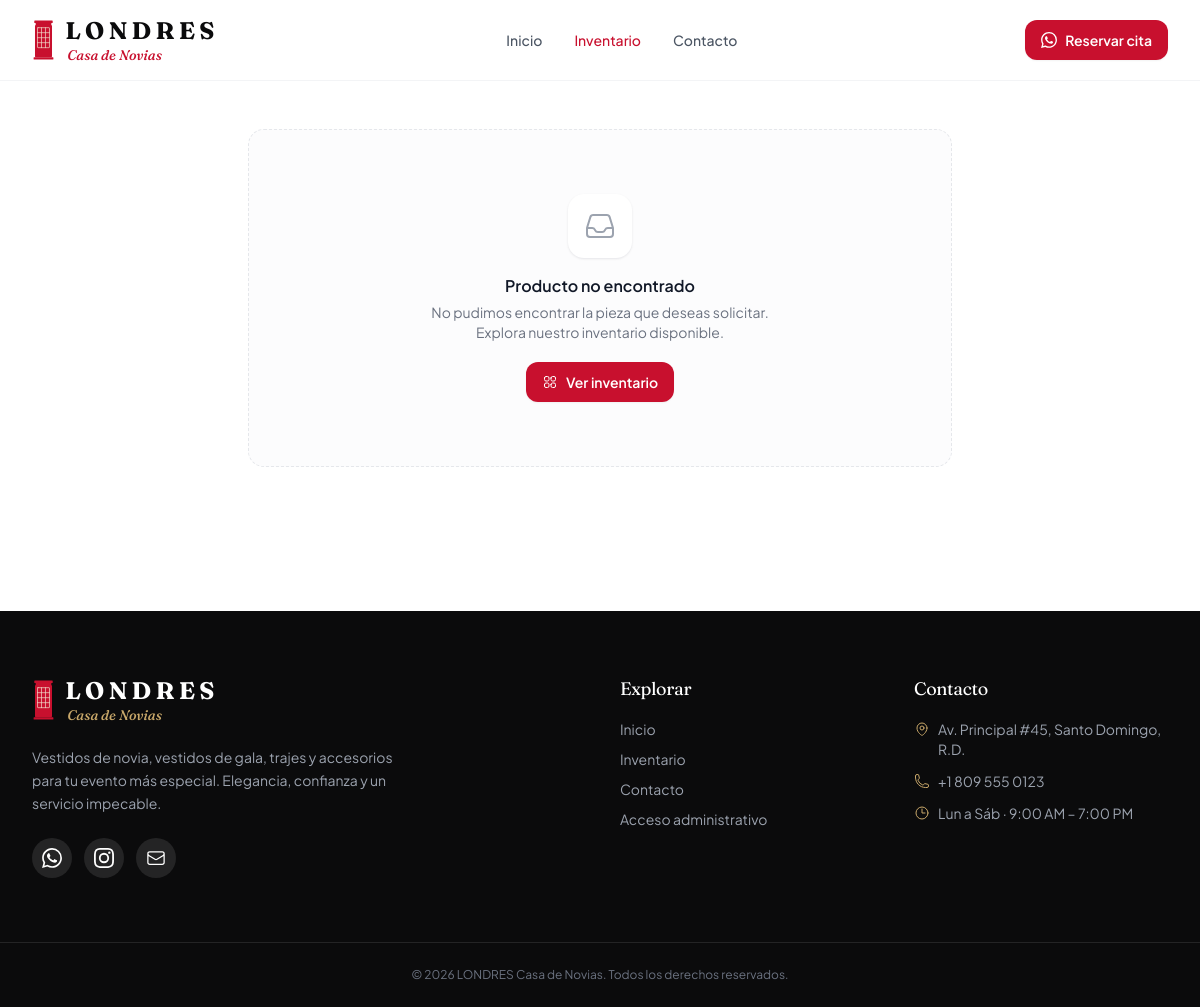
Screenshot of /solicitud-alquiler.php with the database file from the repository.
### tables this page shows
CREATE TABLE `business_settings` (
    `id`                         INT UNSIGNED NOT NULL AUTO_INCREMENT,
    `business_name`              VARCHAR(150) NOT NULL DEFAULT 'LONDRES Casa de Novias',
    `logo`                       VARCHAR(255) NULL,
    `phone`                      VARCHAR(40)  NULL,
    `whatsapp`                   VARCHAR(40)  NULL,
    `email`                      VARCHAR(150) NULL,
    `address`                    VARCHAR(255) NULL,
    `instagram`                  VARCHAR(120) NULL,
    `opening_hours`              VARCHAR(255) NULL,
    `rental_policy`              TEXT NULL,
    `return_policy`              TEXT NULL,
    `initial_payment_percentage` DECIMAL(5,2) NOT NULL DEFAULT 50.00,
    `currency`                   VARCHAR(10)  NOT NULL DEFAULT 'RD$',
    `tax_percentage`             DECIMAL(5,2) NOT NULL DEFAULT 0.00,
    `invoice_prefix`             VARCHAR(20)  NOT NULL DEFAULT 'FAC',
    `barcode_prefix`             VARCHAR(6)   NOT NULL DEFAULT 'LCN',
    `primary_color`              VARCHAR(20)  NOT NULL DEFAULT '#C8102E',
    `created_at`                 TIMESTAMP NOT NULL DEFAULT CURRENT_TIMESTAMP,
    `updated_at`                 TIMESTAMP NOT NULL DEFAULT CURRENT_TIMESTAMP ON UPDATE CURRENT_TIMESTAMP,
    PRIMARY KEY (`id`)
);

### app/helpers/functions.php (called while the page is built, shortened)
<?php
function e($value): string
{
    return htmlspecialchars((string) ($value ?? ''), ENT_QUOTES | ENT_SUBSTITUTE, 'UTF-8');
}
function asset(string $path = ''): string { return APP_URL . '/public/assets/' . ltrim($path, '/'); }
function clean_route(string $path): array
{
    $path = ltrim($path, '/');
    $qs = '';
    $isIndex = false;
    $path = preg_replace('/\.php$/i', '', $path);
    if ($path === 'index') {
        $path = '';
        $isIndex = true;
    } elseif (substr($path, -6) === '/index') {
        $path = substr($path, 0, -6);
        $isIndex = true;
    }
    return [trim($path, '/'), $qs, $isIndex];
}
function admin_url(string $path = ''): string
{
    [$p, $qs, $isIndex] = clean_route($path);
    $base = APP_URL . '/admin' . ($p !== '' ? '/' . $p : '');
    return $base . $qs;
}
function pub_url(string $path = ''): string
{
    [$p, $qs, $isIndex] = clean_route($path);
    if ($p === '') return APP_URL . '/' . $qs;
    return APP_URL . '/' . $p . ($isIndex ? '/' : '') . $qs;
}
function settings_all(): array
{
    static $row = null;
    if ($row === null) {
        $row = db_one('SELECT * FROM business_settings ORDER BY id ASC LIMIT 1') ?: [];
    }
    return $row;
}
function setting(string $key, $default = null)
{
    $row = settings_all();
    if (array_key_exists($key, $row) && $row[$key] !== null && $row[$key] !== '') {
        return $row[$key];
    }
    return $default;
}

### app/config/database.php (called while the page is built, shortened)
<?php
function db(): PDO
{
    static $pdo = null;
    $dsn = sprintf(
        'mysql:host=%s;port=%s;dbname=%s;charset=%s',
        DB_HOST, DB_PORT, DB_NAME, DB_CHARSET
    );
    try {
        $pdo = new PDO($dsn, DB_USER, DB_PASS, [
            PDO::ATTR_ERRMODE            => PDO::ERRMODE_EXCEPTION,
            PDO::ATTR_DEFAULT_FETCH_MODE => PDO::FETCH_ASSOC,
            PDO::ATTR_EMULATE_PREPARES   => true,
            PDO::MYSQL_ATTR_INIT_COMMAND => "SET NAMES utf8mb4 COLLATE utf8mb4_unicode_ci",
        ]);
    } catch (PDOException $e) {
        if (defined('APP_DEBUG') && APP_DEBUG) {
            http_response_code(500);
            die('Error de conexión a la base de datos: ' . htmlspecialchars($e->getMessage()));
        }
        error_log('DB connection error: ' . $e->getMessage());
        http_response_code(500);
        die('No se pudo conectar a la base de datos. Intente más tarde.');
    }
    try {
        $pdo->exec("SET SESSION sql_mode = (SELECT REPLACE(@@sql_mode, 'ONLY_FULL_GROUP_BY', ''))");
    } catch (Throwable $e) {  }
    return $pdo;
}

### app/helpers/db.php (called while the page is built, shortened)
<?php
function db_one(string $sql, array $params = []): ?array
{
    $stmt = db()->prepare($sql);
    $stmt->execute($params);
    $row = $stmt->fetch();
    return $row === false ? null : $row;
}

### app/views/layouts/_head_assets.php (the view, shortened to what this page needs)
<script src="https://cdn.tailwindcss.com"></script>
<link rel="stylesheet" href="<?= asset('css/app.css') ?>">

### app/views/layouts/public_footer.php (shortened to what this page needs)
<?php
$wa   = preg_replace('/\D/', '', (string) setting('whatsapp', ''));
$ig   = trim((string) setting('instagram', ''));
$igUrl = $ig ? 'https://instagram.com/' . ltrim($ig, '@') : '';
?>
</main>
<footer class="mt-24 bg-brand-dark text-gray-300">
    <div class="mx-auto grid max-w-7xl gap-10 px-4 py-16 sm:px-6 md:grid-cols-4 lg:px-8">
        <div class="md:col-span-2">
            <?= brand_lockup('light', 'md') ?>
            <p class="mt-5 max-w-sm text-sm leading-relaxed text-gray-400">
                Vestidos de novia, vestidos de gala, trajes y accesorios para tu evento más especial.
                Elegancia, confianza y un servicio impecable.
            </p>
            <div class="mt-6 flex items-center gap-3">
                <?php if ($wa): ?><a href="https://wa.me/<?= e($wa) ?>" target="_blank" rel="noopener" class="flex h-10 w-10 items-center justify-center rounded-full bg-white/10 text-white transition hover:bg-brand-red"><?= icon('whatsapp', 'w-5 h-5') ?></a><?php endif; ?>
                <?php if ($igUrl): ?><a href="<?= e($igUrl) ?>" target="_blank" rel="noopener" class="flex h-10 w-10 items-center justify-center rounded-full bg-white/10 text-white transition hover:bg-brand-red"><?= icon('instagram', 'w-5 h-5') ?></a><?php endif; ?>
                <?php if (setting('email')): ?><a href="mailto:<?= e(setting('email')) ?>" class="flex h-10 w-10 items-center justify-center rounded-full bg-white/10 text-white transition hover:bg-brand-red"><?= icon('mail', 'w-5 h-5') ?></a><?php endif; ?>
            </div>
        </div>
        <div>
            <h4 class="font-serif text-lg text-white">Explorar</h4>
            <ul class="mt-4 space-y-2.5 text-sm">
                <li><a href="<?= pub_url('index.php') ?>" class="text-gray-400 transition hover:text-brand-gold">Inicio</a></li>
                <li><a href="<?= pub_url('inventario.php') ?>" class="text-gray-400 transition hover:text-brand-gold">Inventario</a></li>
                <li><a href="<?= pub_url('contacto.php') ?>" class="text-gray-400 transition hover:text-brand-gold">Contacto</a></li>
                <li><a href="<?= admin_url('login.php') ?>" class="text-gray-400 transition hover:text-brand-gold">Acceso administrativo</a></li>
            </ul>
        </div>
        <div>
            <h4 class="font-serif text-lg text-white">Contacto</h4>
            <ul class="mt-4 space-y-3 text-sm text-gray-400">
                <?php if (setting('address')): ?><li class="flex gap-2"><span class="mt-0.5 text-brand-gold"><?= icon('pin', 'w-4 h-4') ?></span><?= e(setting('address')) ?></li><?php endif; ?>
                <?php if (setting('phone')): ?><li class="flex gap-2"><span class="mt-0.5 text-brand-gold"><?= icon('phone', 'w-4 h-4') ?></span><?= e(setting('phone')) ?></li><?php endif; ?>
                <?php if (setting('opening_hours')): ?><li class="flex gap-2"><span class="mt-0.5 text-brand-gold"><?= icon('clock', 'w-4 h-4') ?></span><?= e(setting('opening_hours')) ?></li><?php endif; ?>
            </ul>
        </div>
    </div>
    <div class="border-t border-white/10">
        <div class="mx-auto max-w-7xl px-4 py-6 text-center text-xs text-gray-500 sm:px-6 lg:px-8">
            &copy; <?= date('Y') ?> <?= e(setting('business_name', APP_NAME)) ?>. Todos los derechos reservados.
        </div>
    </div>
</footer>
</body>
</html>

### public/assets/css/app.css (style rules this page uses)
:root { --brand-red: #C8102E; --brand-gold: #C9A86A; }
html { scroll-behavior: smooth; }
body { -webkit-font-smoothing: antialiased; -moz-osx-font-smoothing: grayscale; text-rendering: optimizeLegibility; }
body { font-family: 'Plus Jakarta Sans', ui-sans-serif, system-ui, sans-serif; }
.font-serif, .font-display { letter-spacing: -0.02em; font-optical-sizing: auto; }

### rows the page displays
business_settings: address "Av. Principal #45, Santo Domingo, R.D.", phone "+1 809 555 0123", opening_hours "Lun a Sáb · 9:00 AM – 7:00 PM", business_name "LONDRES Casa de Novias"

### other values shown
$label "Inicio"
$label "Inventario"
$label "Contacto"
$title "Producto no encontrado"
$message "No pudimos encontrar la pieza que deseas solicitar. Explora nuestro inventario disponible."
$actionHtml "Ver inventario"
